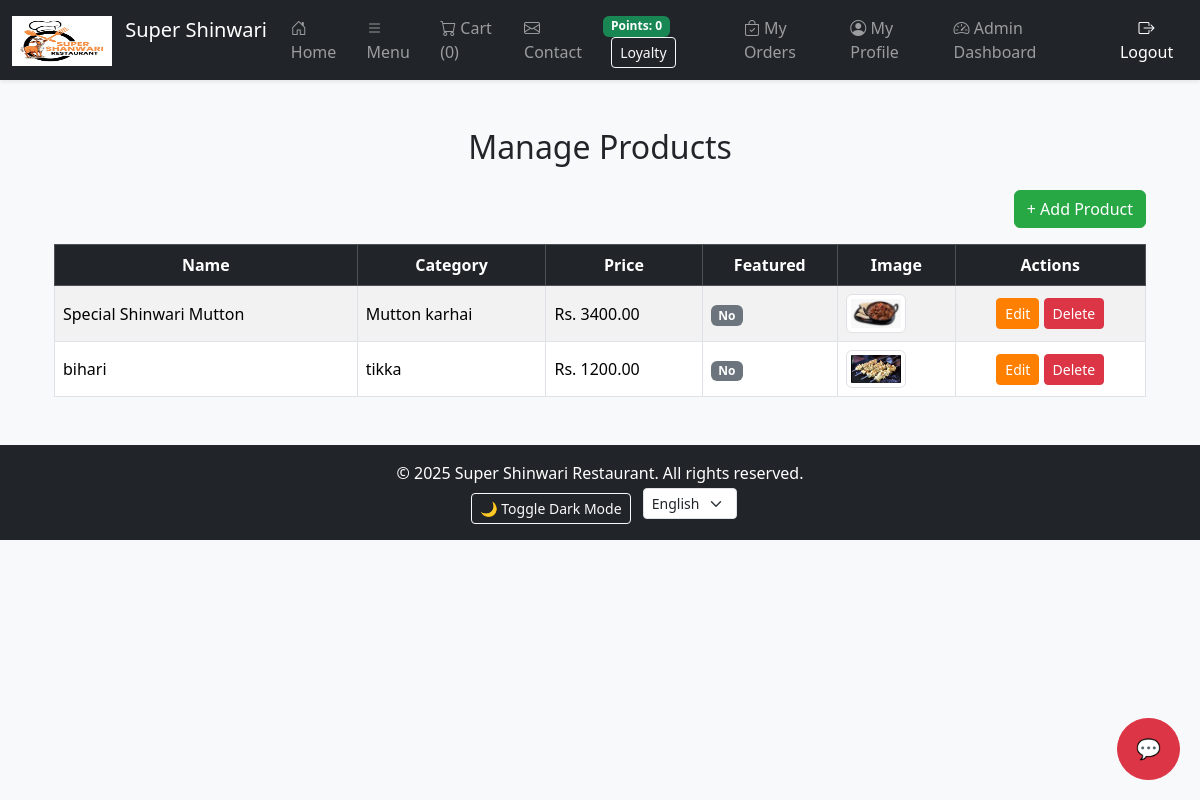
The page /admin-dashboard/products/ (signed in) on the database as committed earlier.
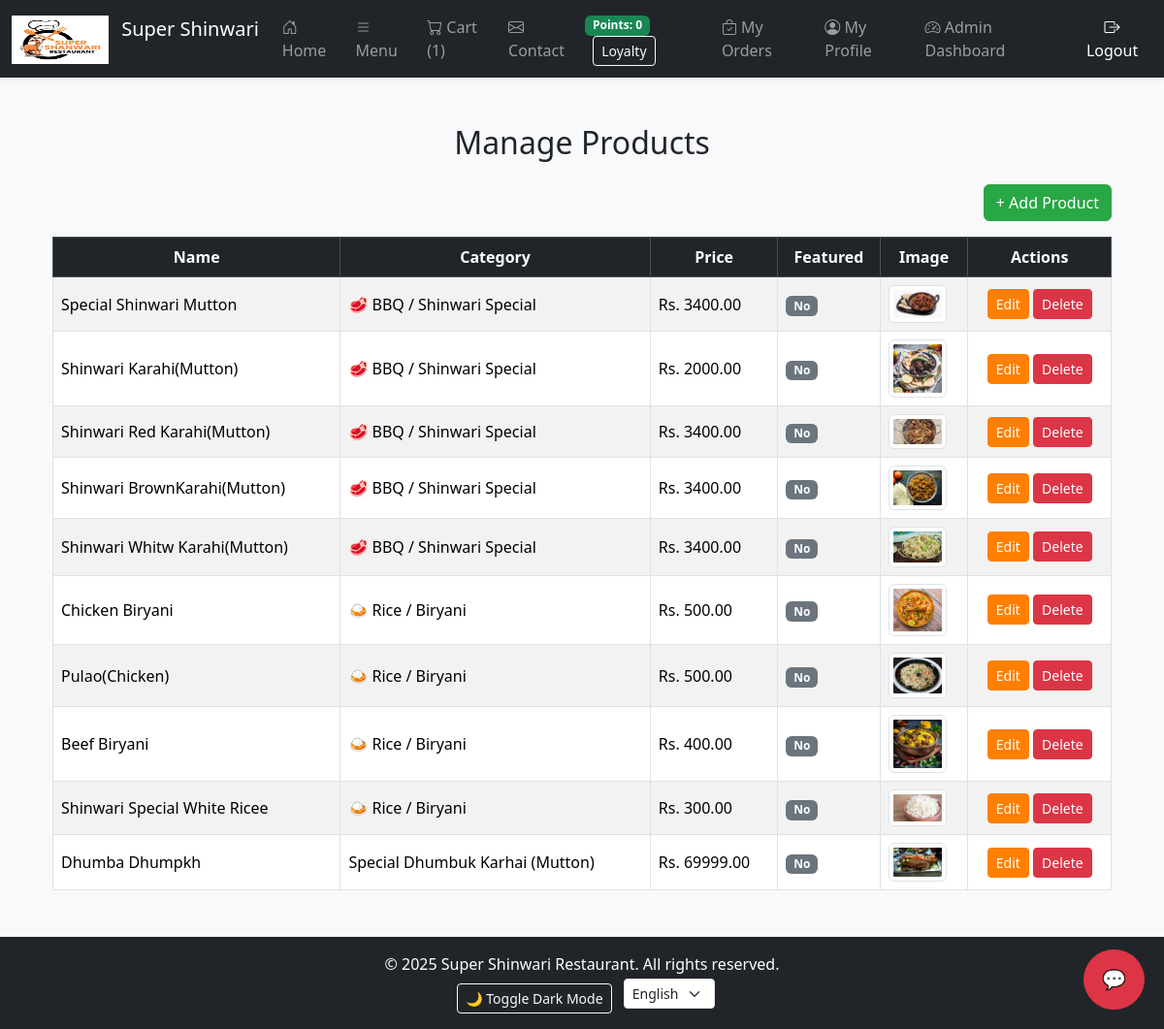
The same page on the database as committed later.
### core/models.py (models this page shows, shortened)
class Product(models.Model):
    name = models.CharField(max_length=200)
    description = models.TextField(blank=True, null=True)
    price = models.DecimalField(max_digits=10, decimal_places=2)
    discount_price = models.DecimalField(max_digits=10, decimal_places=2, blank=True, null=True)
    available = models.BooleanField(default=True)
    image = models.ImageField(upload_to='products/', blank=True, null=True)
    category = models.ForeignKey(Category, on_delete=models.CASCADE, related_name="products")
    branch = models.ForeignKey(Branch, on_delete=models.SET_NULL, null=True, blank=True, related_name="products")
    created_at = models.DateTimeField(auto_now_add=True)
    is_featured = models.BooleanField(default=False)

class Category(models.Model):
    name = models.CharField(max_length=200, unique=True)
    image = models.ImageField(upload_to='categories/', blank=True, null=True)

### core/views.py (the view)
# urls.py: path('admin-dashboard/products/', views.manage_products, name='manage_products'),
@staff_member_required
def manage_products(request):
    products = Product.objects.all()
    return render(request, 'admin/manage_products.html', {'products': products})

### core/context_processors.py (called while the page is built)
def cart_item_count(request):
    total = 0
    if request.user.is_authenticated:
        cart = Cart.objects.filter(user=request.user).first()
        if cart:
            total = CartItem.objects.filter(cart=cart).aggregate(total=Sum('quantity'))['total'] or 0
    return {'cart_item_count': total}

### core/loyalty.py (called while the page is built)
def get_profile(user):
    profile, _ = UserProfile.objects.get_or_create(user=user)
    return profile

### core/models.py (called while the page is built)
    @property
    def cart_items(self):
        return self.items.all()

### templates/admin/manage_products.html
{% extends 'admin_dashboard.html' %}
{% block content %}
<div class="container mt-5">
    <h2 class="text-center mb-4">Manage Products</h2>
    <div class="mb-3 text-end">
        <a href="{% url 'add_product' %}" class="btn btn-success">+ Add Product</a>
    </div>
    <table class="table table-bordered table-striped align-middle">
        <thead class="table-dark text-center">
            <tr>
                <th>Name</th>
                <th>Category</th>
                <th>Price</th>
                <th>Featured</th>
                <th>Image</th>
                <th>Actions</th>
            </tr>
        </thead>
        <tbody>
            {% for p in products %}
            <tr>
                <td>{{ p.name }}</td>
                <td>{{ p.category.name }}</td>
                <td>Rs. {{ p.price }}</td>
                <td>
                    {% if p.is_featured %}
                        <span class="badge bg-success">Yes</span>
                    {% else %}
                        <span class="badge bg-secondary">No</span>
                    {% endif %}
                </td>
                <td>
                    {% if p.image %}
                        <img src="{{ p.image.url }}" width="60" class="img-thumbnail">
                    {% else %}
                        <span class="text-muted">No image</span>
                    {% endif %}
                </td>
                <td class="text-center">
                    <a href="{% url 'edit_product' p.id %}" class="btn btn-sm btn-primary">Edit</a>
                    <a href="{% url 'delete_product' p.id %}" class="btn btn-sm btn-danger">Delete</a>
                </td>
            </tr>
            {% empty %}
            <tr>
                <td colspan="6" class="text-center text-muted">No products available.</td>
            </tr>
            {% endfor %}
        </tbody>
    </table>
</div>
{% endblock %}

Rows that differ between the two databases and show on the page:
removed Product: name "bihari", category.name "tikka", price "1200.00", is_featured "No", image (picture)
changed through a linked row, Product "Special Shinwari Mutton": category.name "Mutton karhai" → "🥩 BBQ / Shinwari Special"
added Product: name "Shinwari Karahi(Mutton)", category.name "🥩 BBQ / Shinwari Special", price "2000.00", is_featured "No", image (picture)
added Product: name "Shinwari Red Karahi(Mutton)", category.name "🥩 BBQ / Shinwari Special", price "3400.00", is_featured "No", image (picture)
added Product: name "Shinwari BrownKarahi(Mutton)", category.name "🥩 BBQ / Shinwari Special", price "3400.00", is_featured "No", image (picture)
added Product: name "Shinwari Whitw Karahi(Mutton)", category.name "🥩 BBQ / Shinwari Special", price "3400.00", is_featured "No", image (picture)
added Product: name "Chicken Biryani", category.name "🍛 Rice / Biryani", price "500.00", is_featured "No", image (picture)
added Product: name "Pulao(Chicken)", category.name "🍛 Rice / Biryani", price "500.00", is_featured "No", image (picture)
added Product: name "Beef Biryani", category.name "🍛 Rice / Biryani", price "400.00", is_featured "No", image (picture)
added Product: name "Shinwari Special White Ricee", category.name "🍛 Rice / Biryani", price "300.00", is_featured "No", image (picture)
added Product: name "Dhumba Dhumpkh", category.name "Special Dhumbuk Karhai (Mutton)", price "69999.00", is_featured "No", image (picture)
Other text that changed with them:
{{ cart_item_count }}: "0" → "1"
